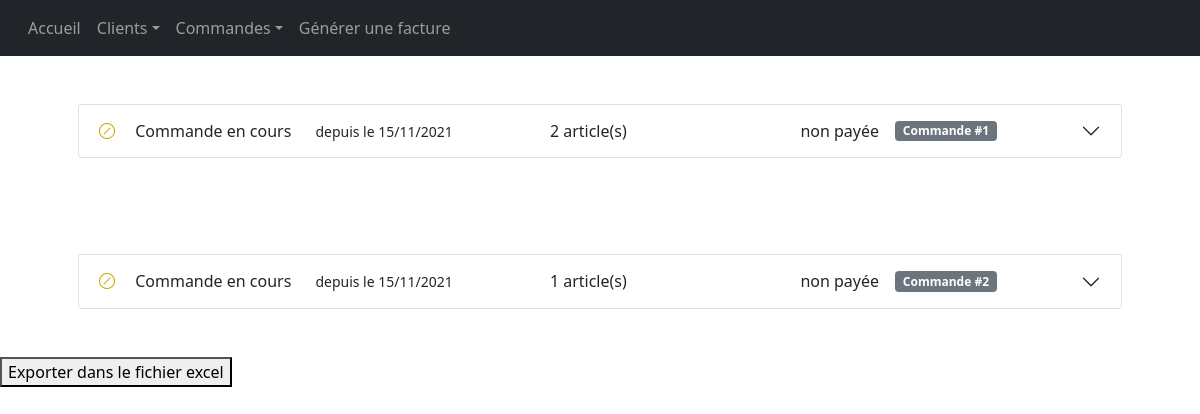
/pages/liste_commandes.php, run on an earlier commit of the app's database.
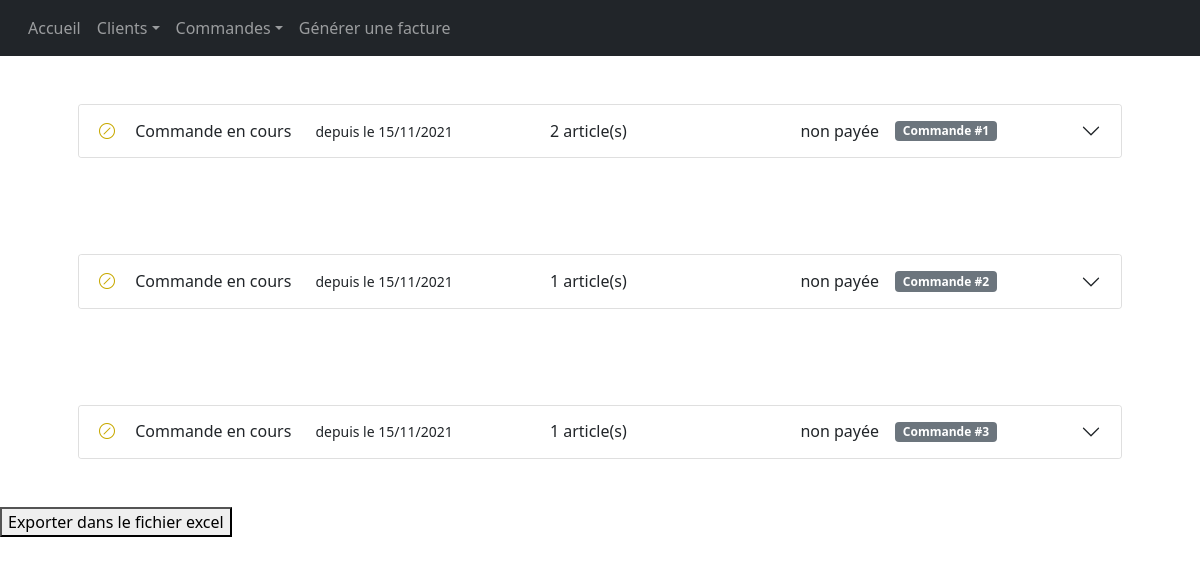
And on a later commit of the database.
### tables this page shows
CREATE TABLE IF NOT EXISTS `commande` (
  `id_commande` int(11) NOT NULL AUTO_INCREMENT,
  `id_status_commande` int(11) DEFAULT NULL,
  `id_client` int(11) DEFAULT NULL,
  `date_passage` date DEFAULT NULL,
  `date_validation` date DEFAULT NULL,
  `date_arrivée` date DEFAULT NULL,
  `prix_total` int(11) DEFAULT NULL,
  PRIMARY KEY (`id_commande`),
  KEY `id_status_commande` (`id_status_commande`),
  KEY `id_client` (`id_client`)
);

### lib/Commande.php (the view, shortened to what this page needs)
<?php
class Commande
{
    public $id;
    private $derniereDate = "15/11/2021";
    private $statut;
    private $payee = false;
    public $articles = [];
    public function __construct($id, $client)
    {
        $this->id = $id;
    }
    public function afficherAppercu() {
        ?>
        <div class="accordion-item">
            <h2 class="accordion-header" id="headingOne">
                <button class="accordion-button collapsed" type="button" data-bs-toggle="collapse" data-bs-target="#collapse-commande-<?php echo $this->id; ?>">
                    <?php $this->afficherHeader(); ?>
        </div>
        <?php
    }
    public function afficherIconeStatut()
    {
        switch ($this->statut) {
            case StatutCommande::en_cours:
                echo '<i class="bi bi-slash-circle me-3" style="color: '. StatutCommande::couleur_en_cours .'"></i>';
                break;
        }
    }
    public function afficherNomStatut()
    {
        switch ($this->statut) {
            case StatutCommande::en_cours:
                echo '<span>Commande en cours</span>';
                break;
        }
    }
    public function afficherDerniereDate()
    {
        switch ($this->statut) {
            case StatutCommande::en_cours:
            case StatutCommande::attente_validation:
                echo '<small class="ms-3"> depuis le '. $this->derniereDate .'</small>';
                break;
        }
    }
        ?>
        <?php
    public function afficherHeader()
    {
        ?>
                <div style="width: 20%">
                    <?php $this->afficherIconeStatut(); ?>
                    <?php $this->afficherNomStatut(); ?>
                </div>
                <div class="w-25">
                    <?php $this->afficherDerniereDate(); ?>
                </div>
                <span class="w-25"><?php echo count($this->articles); ?> article(s)</span>
                <span><?php echo ($this->payee) ? "payée" : "non payée"; ?></span>
                <span class="badge bg-secondary ms-3">Commande #<?php echo $this->id; ?></span>
            </button>
        </h2>
        <?php
    }
        ?>
        <?php
    public function changerStatut($statut)
    {
        $this->statut = $statut;
    }
    public function ajouterArticle($article) {
        $this->articles[] = $article;
    }
}

### pages/liste_commandes.php (shortened to what this page needs)
<!DOCTYPE html>
<html lang="fr">
<head>
    <?php  include("../templates/links.php");  ?>
</head>
<body>
<?php  include("../templates/menu.php");  ?>
<?php
require_once '../lib/Commande.php';
$Server = "localhost";
$User = "root";
$Pwd = "";
$DB = "entreprise";
$Connect = mysqli_connect($Server, $User, $Pwd, $DB);
$request=$Connect->query("SELECT * FROM commande");
while($ligne = mysqli_fetch_array($request)) {
    $client1 = creerClient($ligne['id_client']);
    $commande1 = new Commande($ligne['id_commande'], $client1);
    if ($ligne['id_status_commande'] == 1) {
        $commande1->changerStatut(StatutCommande::en_cours);
    }
    $commande1->ajouterCommentaire("Pas de commentaire.");
    $request2 = $Connect->query("SELECT * FROM itemcommande WHERE id_commande=" . $ligne['id_commande']);
    while ($ligne2 = mysqli_fetch_array($request2)) {
        $article = mysqli_fetch_array($Connect->query("SELECT * FROM article WHERE id_article=" . $ligne2['id_article']));
        $commande1->ajouterArticle(new ArticleCommande($article['id_article'], $article['intitule'], $ligne2['quantite'], $article['prix_unitaire']));
    }
?>
<div class="container p-5">
    <div class="accordion">
        <?php
            $commande1->afficherAppercu();
        ?>
    </div>
</div>
<?php
}
?>
<form method="get" action="http://localhost/bdd-turbo-disco/lib/Excel.php">
    <button type="submit">Exporter dans le fichier excel</button>
</form>
</body>
</html>

### templates/links.php (shortened to what this page needs)
<link href="https://cdn.jsdelivr.net/npm/bootstrap@5.1.3/dist/css/bootstrap.min.css"
      rel="stylesheet"
>
<link rel="stylesheet" href="https://cdn.jsdelivr.net/npm/bootstrap-icons@1.7.2/font/bootstrap-icons.css">

### templates/menu.php (shortened to what this page needs)
<nav class="navbar navbar-expand-lg navbar-dark bg-dark sticky-top p-2">
    <div class="container-fluid">
        <div class="collapse navbar-collapse">
            <ul class="nav navbar-nav">
                <li class="nav-item">
                    <a href="../index.php" class="nav-link">Accueil</a>
                </li>
                <li class="nav-item dropdown">
                    <a class="nav-link dropdown-toggle" data-bs-toggle="dropdown" href="#" role="button">Clients</a>
                </li>
                <li class="nav-item dropdown">
                    <a class="nav-link dropdown-toggle" data-bs-toggle="dropdown" href="#" role="button">Commandes</a>
                </li>
                <li class="nav-item">
                    <a class="nav-link" href="generer_facture.php">Générer une facture</a>
                </li>
            </ul>
        </div>
    </div>
</nav>

What changed in the data, as far as the page shows it:
added commande: count($this->articles) "1", id_commande "3"
